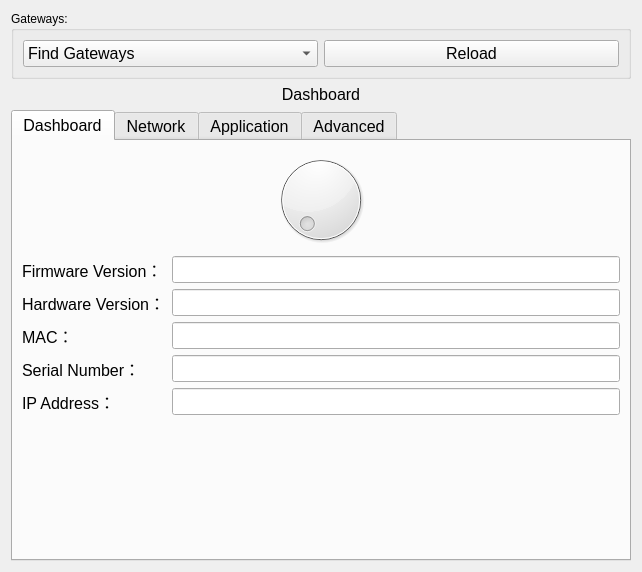
<?xml version="1.0" encoding="UTF-8"?>
<ui version="4.0">
 <class>Form</class>
 <widget class="QWidget" name="Form">
  <property name="geometry">
   <rect>
    <x>0</x>
    <y>0</y>
    <width>642</width>
    <height>522</height>
   </rect>
  </property>
  <property name="windowTitle">
   <string>Form</string>
  </property>
  <layout class="QGridLayout" name="gridLayout">
   <item row="0" column="0">
    <widget class="QGroupBox" name="groupBox">
     <property name="title">
      <string>Gateways:</string>
     </property>
     <layout class="QHBoxLayout" name="horizontalLayout">
      <item>
       <widget class="QComboBox" name="FindGWCB">
        <property name="font">
         <font>
          <pointsize>12</pointsize>
         </font>
        </property>
        <item>
         <property name="text">
          <string>Find Gateways</string>
         </property>
        </item>
       </widget>
      </item>
      <item>
       <widget class="QPushButton" name="FindGWBTN">
        <property name="font">
         <font>
          <pointsize>12</pointsize>
         </font>
        </property>
        <property name="text">
         <string>Reload</string>
        </property>
       </widget>
      </item>
     </layout>
    </widget>
   </item>
   <item row="1" column="0">
    <widget class="QLabel" name="FunctionLB">
     <property name="font">
      <font>
       <family>Arial</family>
       <pointsize>12</pointsize>
      </font>
     </property>
     <property name="layoutDirection">
      <enum>Qt::LeftToRight</enum>
     </property>
     <property name="autoFillBackground">
      <bool>true</bool>
     </property>
     <property name="text">
      <string>Dashboard</string>
     </property>
     <property name="textFormat">
      <enum>Qt::AutoText</enum>
     </property>
     <property name="alignment">
      <set>Qt::AlignCenter</set>
     </property>
    </widget>
   </item>
   <item row="2" column="0">
    <widget class="QTabWidget" name="tabWidget">
     <property name="sizeIncrement">
      <size>
       <width>0</width>
       <height>0</height>
      </size>
     </property>
     <property name="baseSize">
      <size>
       <width>0</width>
       <height>0</height>
      </size>
     </property>
     <property name="font">
      <font>
       <pointsize>12</pointsize>
      </font>
     </property>
     <property name="currentIndex">
      <number>0</number>
     </property>
     <widget class="QWidget" name="tab">
      <attribute name="title">
       <string>Dashboard</string>
      </attribute>
      <layout class="QFormLayout" name="formLayout">
       <item row="1" column="0">
        <widget class="QLabel" name="label_2">
         <property name="text">
          <string>Firmware Version：</string>
         </property>
        </widget>
       </item>
       <item row="1" column="1">
        <widget class="QLineEdit" name="FirmwaveED">
         <property name="enabled">
          <bool>true</bool>
         </property>
         <property name="readOnly">
          <bool>true</bool>
         </property>
        </widget>
       </item>
       <item row="2" column="0">
        <widget class="QLabel" name="label_3">
         <property name="text">
          <string>Hardware Version：</string>
         </property>
        </widget>
       </item>
       <item row="2" column="1">
        <widget class="QLineEdit" name="HardwareED">
         <property name="enabled">
          <bool>true</bool>
         </property>
         <property name="readOnly">
          <bool>true</bool>
         </property>
        </widget>
       </item>
       <item row="3" column="0">
        <widget class="QLabel" name="label_4">
         <property name="text">
          <string>MAC：</string>
         </property>
        </widget>
       </item>
       <item row="3" column="1">
        <widget class="QLineEdit" name="MACED">
         <property name="readOnly">
          <bool>true</bool>
         </property>
        </widget>
       </item>
       <item row="4" column="0">
        <widget class="QLabel" name="label_5">
         <property name="text">
          <string>Serial Number：</string>
         </property>
        </widget>
       </item>
       <item row="4" column="1">
        <widget class="QLineEdit" name="SerialED">
         <property name="dragEnabled">
          <bool>false</bool>
         </property>
         <property name="readOnly">
          <bool>true</bool>
         </property>
        </widget>
       </item>
       <item row="6" column="0">
        <widget class="QLabel" name="label_6">
         <property name="text">
          <string>IP Address：</string>
         </property>
        </widget>
       </item>
       <item row="6" column="1">
        <widget class="QLineEdit" name="IPAED">
         <property name="readOnly">
          <bool>true</bool>
         </property>
        </widget>
       </item>
       <item row="0" column="0" colspan="2">
        <widget class="QDial" name="dial">
         <property name="maximum">
          <number>360</number>
         </property>
        </widget>
       </item>
      </layout>
     </widget>
     <widget class="QWidget" name="tab_2">
      <attribute name="title">
       <string>Network</string>
      </attribute>
      <layout class="QGridLayout" name="gridLayout_2">
       <item row="1" column="0">
        <widget class="QGroupBox" name="groupBox_3">
         <property name="title">
          <string>Ethernet Setting</string>
         </property>
         <layout class="QFormLayout" name="formLayout_2">
          <item row="0" column="0">
           <widget class="QLabel" name="label_9">
            <property name="text">
             <string>DHCP</string>
            </property>
           </widget>
          </item>
          <item row="0" column="1">
           <widget class="QComboBox" name="DHCPCB"/>
          </item>
          <item row="1" column="0">
           <widget class="QLabel" name="label_10">
            <property name="text">
             <string>IP</string>
            </property>
           </widget>
          </item>
          <item row="2" column="0">
           <widget class="QLabel" name="label_23">
            <property name="text">
             <string>Gateway</string>
            </property>
           </widget>
          </item>
          <item row="3" column="0">
           <widget class="QLabel" name="label_24">
            <property name="text">
             <string>Netmask</string>
            </property>
           </widget>
          </item>
          <item row="1" column="1">
           <widget class="QLineEdit" name="IPED"/>
          </item>
          <item row="2" column="1">
           <widget class="QLineEdit" name="GatewayED"/>
          </item>
          <item row="3" column="1">
           <widget class="QLineEdit" name="NetmaskED"/>
          </item>
         </layout>
        </widget>
       </item>
       <item row="0" column="0">
        <widget class="QGroupBox" name="groupBox_2">
         <property name="autoFillBackground">
          <bool>false</bool>
         </property>
         <property name="title">
          <string>WiFi Station Setting</string>
         </property>
         <layout class="QFormLayout" name="formLayout_3">
          <item row="0" column="0">
           <widget class="QLabel" name="label_7">
            <property name="text">
             <string>Wireless Security</string>
            </property>
           </widget>
          </item>
          <item row="0" column="1">
           <widget class="QComboBox" name="WireSecurityCB"/>
          </item>
          <item row="1" column="0">
           <widget class="QLabel" name="label_8">
            <property name="text">
             <string>Wi-Fi SSID</string>
            </property>
           </widget>
          </item>
          <item row="2" column="0">
           <widget class="QLabel" name="label_11">
            <property name="text">
             <string>Security Key</string>
            </property>
           </widget>
          </item>
          <item row="3" column="0">
           <widget class="QLabel" name="label_12">
            <property name="text">
             <string>Open Wi-Fi Network</string>
            </property>
           </widget>
          </item>
          <item row="4" column="1">
           <widget class="QLabel" name="label_13">
            <property name="font">
             <font>
              <family>Microsoft JhengHei</family>
              <pointsize>9</pointsize>
             </font>
            </property>
            <property name="layoutDirection">
             <enum>Qt::LeftToRight</enum>
            </property>
            <property name="text">
             <string>* WPA2 Enterprise is only available for firmware version &gt;= 1.2.0</string>
            </property>
            <property name="alignment">
             <set>Qt::AlignCenter</set>
            </property>
           </widget>
          </item>
          <item row="1" column="1">
           <widget class="QLineEdit" name="WifiSSIDED"/>
          </item>
          <item row="2" column="1">
           <widget class="QLineEdit" name="WifikeyED"/>
          </item>
          <item row="3" column="1">
           <widget class="QCheckBox" name="OpenWifiCK">
            <property name="text">
             <string/>
            </property>
           </widget>
          </item>
         </layout>
        </widget>
       </item>
       <item row="2" column="0">
        <widget class="QPushButton" name="NetworkBTN">
         <property name="text">
          <string>Save</string>
         </property>
        </widget>
       </item>
      </layout>
     </widget>
     <widget class="QWidget" name="tab_3">
      <attribute name="title">
       <string>Application</string>
      </attribute>
      <layout class="QGridLayout" name="gridLayout_3">
       <item row="1" column="0">
        <widget class="QGroupBox" name="groupBox_5">
         <property name="title">
          <string/>
         </property>
         <layout class="QFormLayout" name="formLayout_5">
          <item row="0" column="0">
           <widget class="QLabel" name="label_16">
            <property name="layoutDirection">
             <enum>Qt::RightToLeft</enum>
            </property>
            <property name="text">
             <string>Req Interval/s</string>
            </property>
            <property name="alignment">
             <set>Qt::AlignRight|Qt::AlignTrailing|Qt::AlignVCenter</set>
            </property>
           </widget>
          </item>
          <item row="1" column="0">
           <widget class="QLabel" name="label_17">
            <property name="layoutDirection">
             <enum>Qt::RightToLeft</enum>
            </property>
            <property name="text">
             <string>RSSI Filter</string>
            </property>
            <property name="alignment">
             <set>Qt::AlignRight|Qt::AlignTrailing|Qt::AlignVCenter</set>
            </property>
           </widget>
          </item>
          <item row="2" column="0">
           <widget class="QLabel" name="label_20">
            <property name="text">
             <string>Advertising Filter</string>
            </property>
            <property name="alignment">
             <set>Qt::AlignRight|Qt::AlignTrailing|Qt::AlignVCenter</set>
            </property>
           </widget>
          </item>
          <item row="3" column="0">
           <widget class="QLabel" name="label_21">
            <property name="text">
             <string>Duplicate Filter</string>
            </property>
           </widget>
          </item>
          <item row="4" column="0">
           <widget class="QLabel" name="label_22">
            <property name="text">
             <string>Auto Restart</string>
            </property>
           </widget>
          </item>
          <item row="1" column="1">
           <widget class="QComboBox" name="RSSIFLCB"/>
          </item>
          <item row="2" column="1">
           <widget class="QComboBox" name="AdvFLCB"/>
          </item>
          <item row="3" column="1">
           <widget class="QComboBox" name="DupliFLCB"/>
          </item>
          <item row="4" column="1">
           <widget class="QComboBox" name="AutoRSTCB"/>
          </item>
          <item row="0" column="1">
           <widget class="QSpinBox" name="ReqIntvSB">
            <property name="minimum">
             <number>1</number>
            </property>
            <property name="maximum">
             <number>10</number>
            </property>
           </widget>
          </item>
         </layout>
        </widget>
       </item>
       <item row="0" column="0">
        <widget class="QGroupBox" name="groupBox_4">
         <property name="title">
          <string/>
         </property>
         <layout class="QFormLayout" name="formLayout_4">
          <item row="0" column="0">
           <widget class="QLabel" name="label_14">
            <property name="text">
             <string>Connection Type</string>
            </property>
           </widget>
          </item>
          <item row="0" column="1">
           <widget class="QComboBox" name="ConnTypeCB"/>
          </item>
          <item row="1" column="0">
           <widget class="QLabel" name="label_15">
            <property name="text">
             <string>Host</string>
            </property>
           </widget>
          </item>
          <item row="1" column="1">
           <widget class="QLineEdit" name="HostED"/>
          </item>
          <item row="2" column="0">
           <widget class="QLabel" name="label_18">
            <property name="text">
             <string>Port</string>
            </property>
           </widget>
          </item>
          <item row="2" column="1">
           <widget class="QLineEdit" name="PortED"/>
          </item>
          <item row="3" column="0">
           <widget class="QLabel" name="label_19">
            <property name="text">
             <string>URI</string>
            </property>
           </widget>
          </item>
          <item row="3" column="1">
           <widget class="QLineEdit" name="URIED"/>
          </item>
         </layout>
        </widget>
       </item>
       <item row="2" column="0">
        <widget class="QPushButton" name="ApplicationBTN">
         <property name="text">
          <string>Save</string>
         </property>
        </widget>
       </item>
      </layout>
     </widget>
     <widget class="QWidget" name="tab_4">
      <attribute name="title">
       <string>Advanced</string>
      </attribute>
      <layout class="QFormLayout" name="formLayout_6">
       <item row="0" column="0">
        <widget class="QLabel" name="label_25">
         <property name="text">
          <string>OTA Firmware Update</string>
         </property>
        </widget>
       </item>
       <item row="0" column="1">
        <widget class="QPushButton" name="OTAupdateBTN">
         <property name="text">
          <string>Update</string>
         </property>
        </widget>
       </item>
       <item row="1" column="1">
        <widget class="QPushButton" name="OTARSTBTN">
         <property name="text">
          <string>Restart</string>
         </property>
        </widget>
       </item>
      </layout>
     </widget>
    </widget>
   </item>
  </layout>
 </widget>
 <resources/>
 <connections/>
</ui>
